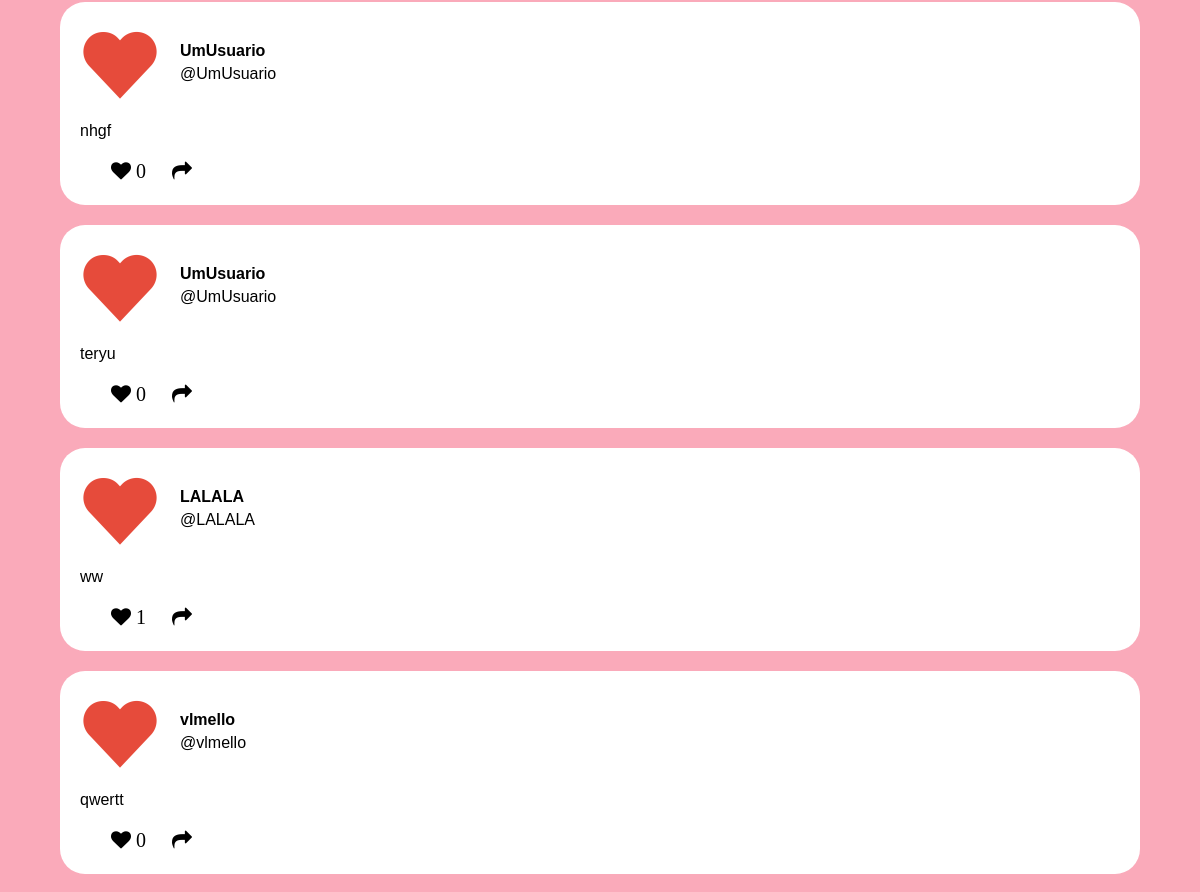
/feed/ (signed in, middle part), run on an earlier commit of the app's database.
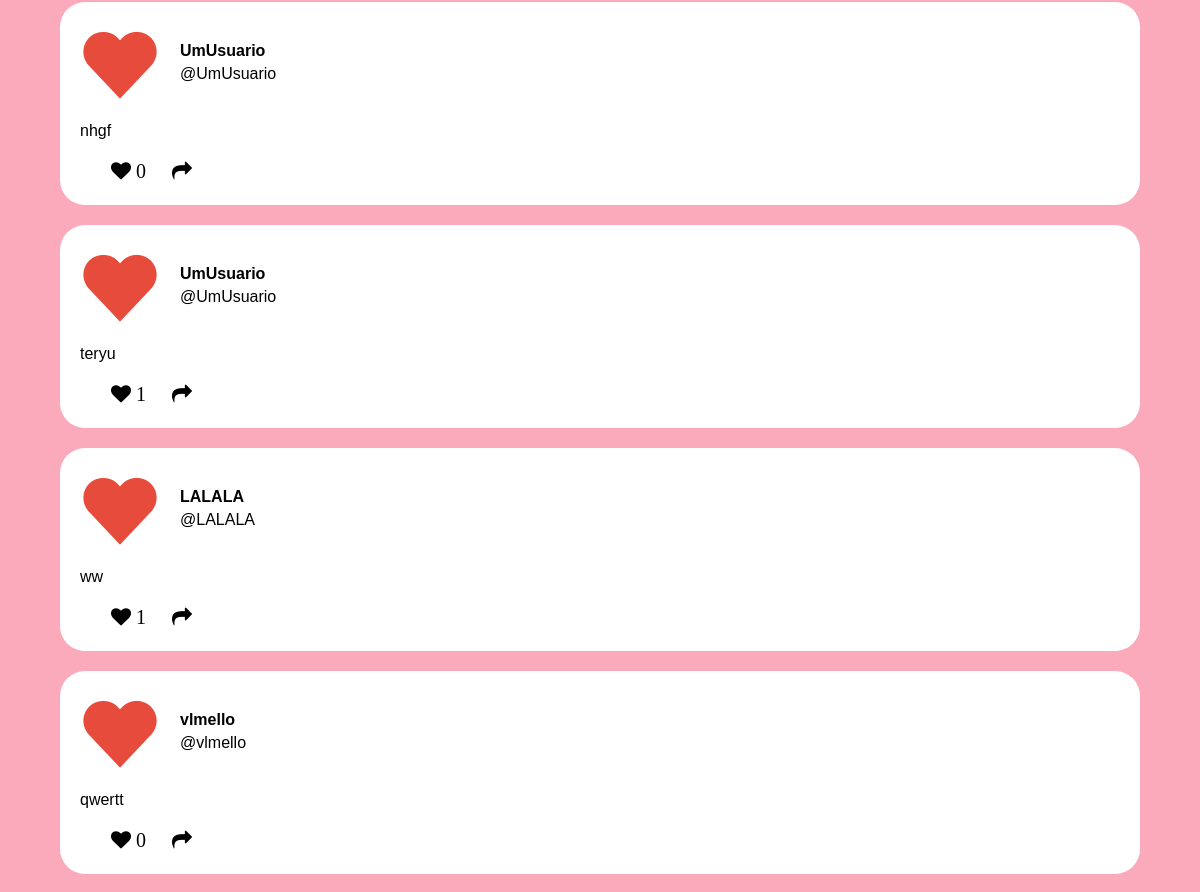
And on a later commit of the database.
### feed/models.py (models this page shows, shortened)
class Post(models.Model):
    id = models.AutoField(primary_key=True)
    text = models.CharField(max_length=250)
    image = models.ImageField(upload_to = "media")
    likes = models.IntegerField(default=0)
    user = models.ForeignKey(get_user_model(), on_delete=models.CASCADE, null=True)

### feed/views.py (the view)
# urls.py: path('feed/', views.show_feed, name="show_feed"),
@login_required
def show_feed(request):
    if request.method == "GET":
        posts = Post.objects.all()
        return render(request, 'show_feed.html', {'posts':posts})
    elif request.method == "POST":
        return HttpResponse("Resposta ao post")

### feed/templates/show_feed.html (shortened to what this page needs)
{% load static %}
<!DOCTYPE html>
<html lang="pt-BR">
    <head>
        <link rel="stylesheet" href="{% static 'feed/css/show_feed.css' %}">
        <link rel="stylesheet" href="https://cdnjs.cloudflare.com/ajax/libs/font-awesome/4.7.0/css/font-awesome.min.css">
    </head>
    <body onload="addListenerScroll();">
        <div id="scrollable-content" class="content-main">
            {% for post in posts %}
            <div id="template-post" class="post">
                <a href="/profile/{{post.user}}" class="profile-btn"><div class="post-creator"><img src="{% static 'feed/img/heart-png.png' %}"><div class="name">{{post.user}}</div><div class="at">@{{post.user}}</div></div></a>
                <div class="description-text">{{post.text}}</div>
                <div class="post-buttons">
                    <a href="/like/{{post.id}}"><button class="post-btn"><i class="icon like fa fa-heart">&nbsp{{post.likes}}</i></button></a>
                    <button class="post-btn"><i class="icon shar fa fa-share"></i></button>
                </div>
            </div>
            {% endfor %}
        </div>
    </body>
</html>

### templates/static/feed/css/show_feed.css (style rules this page uses)
* { box-sizing: border-box; font-family: Verdana, Helvetica, sans-serif; }
body { background-color: #FAAABA; padding: 0px 0px 0px 0px; margin: 0px 0px 0px 0px; display: flex; overflow: hidden; }
.content-main { width: 100%; height: 100vh; overflow-y: scroll; scrollbar-color: #e45263 #EB5B6C; padding: 10px; }
.post { background-color:white; height: auto; min-width: 600px; width: 50%; max-width: 1000px; border-radius: 25px; color: black; margin: 20px auto; padding: 20px 20px; }
.post-creator { height:100px; }
.post-creator > img { float: left; width: 80px; height: 80px; }
.post-creator > .name { font-weight: bold; padding: 20px 10px 0px 100px; }
.post-creator > .at { padding: 5px 10px 0px 100px; }
.post-buttons { display: grid; height: 30px; width: 150px; grid-template-columns: 1fr 1fr 1fr; padding-left: 20px; }
.post-btn { border: none; background-color: rgba(255, 255, 255, 0); height: 100%; width: auto; }
.like, .comm, .shar { font-size: 20px !important; border-radius: 10px; padding: 5px; }
.profile-btn { color: black; }
.fa-heart { margin-right: 4px; }
a:link { text-decoration: none; }
.description-text { margin-bottom: 15px; }
@media (max-width: 1200px) { .post { min-width: 80vw; width: 90vw; max-width: 100vw; } }

What changed in the data, as far as the page shows it:
changed Post "teryu": likes "0" → "1"
